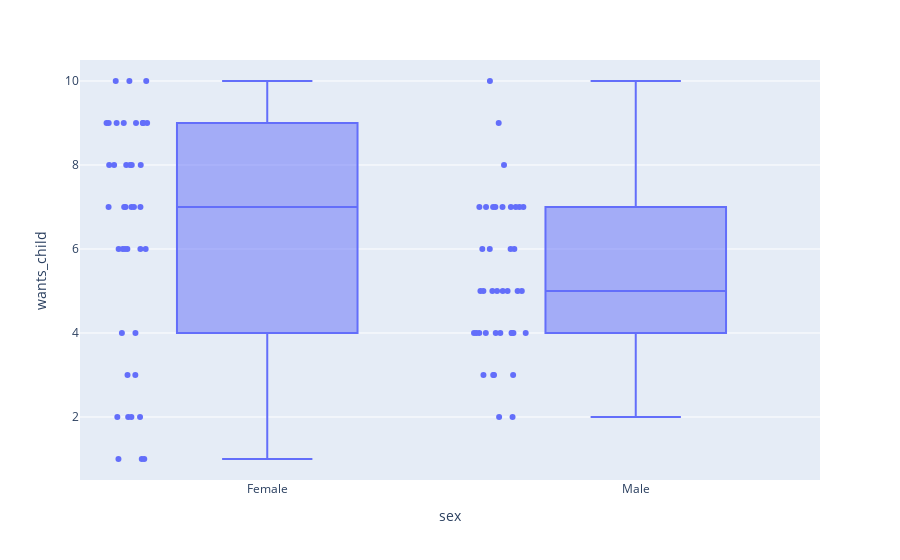

Notebook source saved alongside this figure:
### Markdown cell above
## Assumptions 

### Normality & Outliers

### Code cell
##BOX PLOT 
import plotly.express as px
fig = px.box(df,x="sex", y="wants_child",points="all")
fig.show()

### Figure 1 — Plotly figure (JSON) as saved in the notebook; plotly's stock layout.template omitted (floating-point values rounded to 4 significant figures)
{"data": [{"alignmentgroup": "True", "boxpoints": "all", "hovertemplate": "sex=%{x}<br>wants_child=%{y}<extra></extra>", "legendgroup": "", "marker": {"color": "#636efa"}, "name": "", "notched": false, "offsetgroup": "", "orientation": "v", "showlegend": false, "type": "box", "x": ["Female", "Female", "Female", "Female", "Female", "Female", "Female", "Female", "Female", "Female", "Female", "Female", "Female", "Female", "Female", "Female", "Female", "Female", "Female", "Female", "Female", "Female", "Female", "Female", "Female", "Female", "Female", "Female", "Female", "Female", "Female", "Female", "Female", "Female", "Female", "Female", "Female", "Female", "Female", "Female", "Male", "Male", "Male", "Male", "Male", "Male", "Male", "Male", "Male", "Male", "Male", "Male", "Male", "Male", "Male", "Male", "Male", "Male", "Male", "Male", "Male", "Male", "Male", "Male", "Male", "Male", "Male", "Male", "Male", "Male", "Male", "Male", "Male", "Male", "Male", "Male", "Male", "Male", "Male", "Male"], "x0": " ", "xaxis": "x", "y": [1, 1, 9, 1, 10, 3, 7, 6, 7, 2, 2, 9, 8, 2, 8, 6, 9, 2, 9, 6, 10, 9, 8, 7, 6, 7, 9, 9, 8, 10, 7, 4, 4, 3, 8, 6, 7, 9, 8, 6, 6, 5, 7, 2, 7, 4, 5, 7, 5, 4, 3, 7, 8, 9, 6, 5, 4, 5, 3, 4, 4, 6, 4, 4, 4, 3, 3, 5, 2, 5, 4, 7, 6, 5, 4, 7, 7, 7, 10, 7], "y0": " ", "yaxis": "y"}], "layout": {"boxmode": "group", "legend": {"tracegroupgap": 0}, "margin": {"t": 60}, "xaxis": {"anchor": "y", "domain": [0, 1], "title": {"text": "sex"}}, "yaxis": {"anchor": "x", "domain": [0, 1], "title": {"text": "wants_child"}}}}
